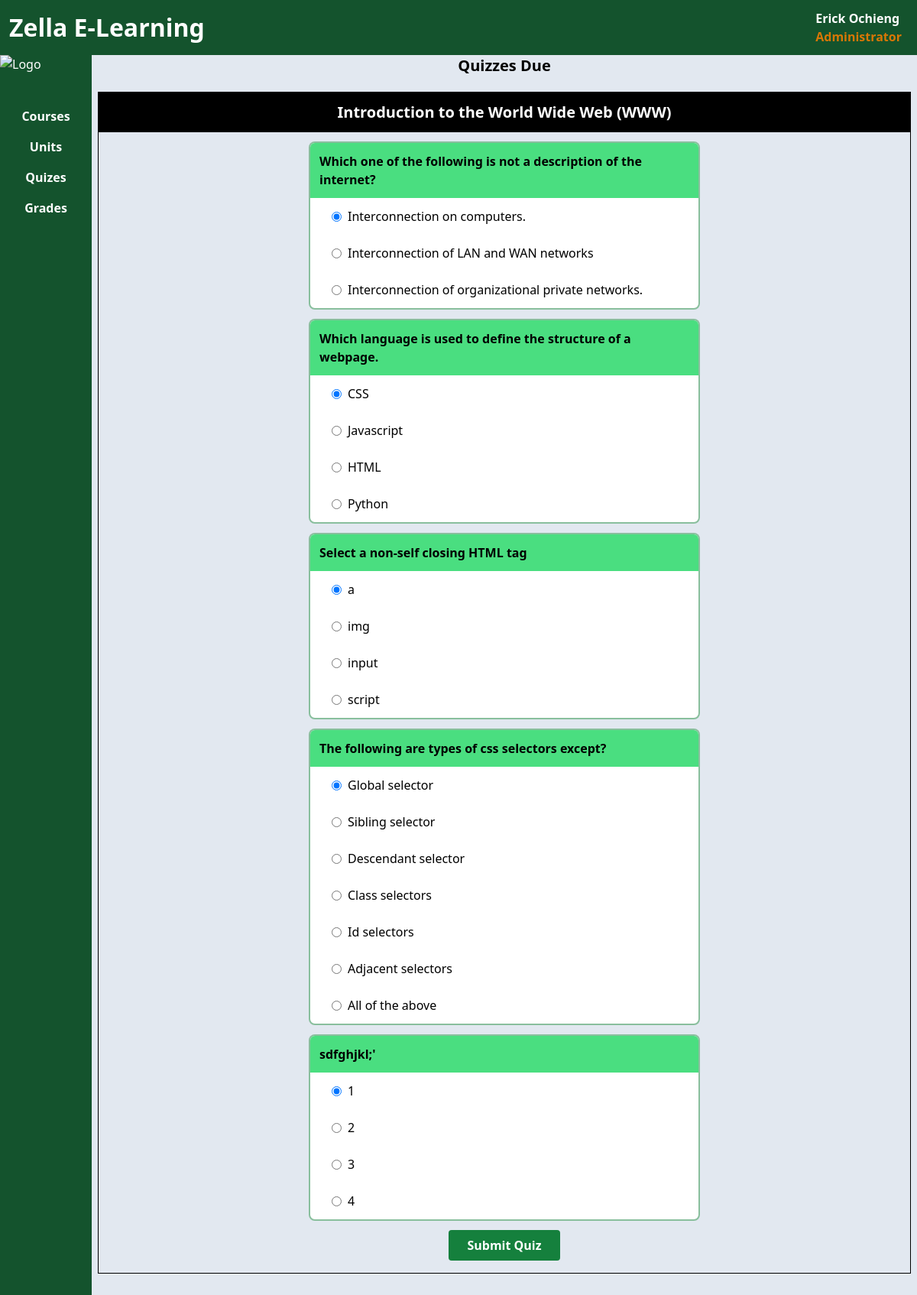
/zella/startquiz/1/ (signed in), run on the app's committed database.
### zella/models.py (models this page shows, shortened)
class ZellaUser(AbstractBaseUser, PermissionsMixin):
    username = models.CharField(max_length=10, unique=True)
    firstname = models.CharField(max_length=45)
    lastname = models.CharField(max_length=45)
    email = models.EmailField(max_length=75)
    course = models.ForeignKey(Course, on_delete=models.CASCADE, null=True)
    is_staff = models.BooleanField(default=False)
    is_active = models.BooleanField(default=True)
    date_joined = models.DateTimeField(default=timezone.now)
    USERNAME_FIELD = 'username'
    REQUIRED_FIELDS = ['firstname', 'lastname', 'email' ]
    objects = ZellaUserManager()
    def __str__(self):
        return self.firstname+" "+self.lastname

class Quiz(models.Model):
    title = models.CharField(max_length=75)
    created_at = models.DateField(auto_now_add=True)
    due_date = models.DateField('Due Date', blank=False)
    unit = models.ForeignKey(Unit, on_delete=models.CASCADE)

class Question(models.Model):
    question_text = models.CharField(max_length=200)
    pub_date = models.DateTimeField(auto_now_add=True)
    quiz = models.ForeignKey(Quiz, on_delete=models.CASCADE)
    def __str__(self):
        return self.question_text

class Choice(models.Model):
    question = models.ForeignKey(Question, on_delete=models.CASCADE)
    choice_text = models.CharField(max_length=200)
    correct = models.BooleanField(default=False)
    def __str__(self):
        return self.choice_text

### zella/views.py (the view)
# urls.py: path('startquiz/<int:quiz_id>/', views.startquiz, name='startquiz'),
def startquiz(request, quiz_id):
    if request.user.is_authenticated:
        quizs = Quiz.objects.all()
        quiz = Quiz.objects.get(id=quiz_id)
        questions = Question.objects.filter(quiz_id=quiz_id)
        submitted = True
        try:
            AssignmentSubmission.objects.get(quiz_id=quiz.id, student_id=request.user.pk)
        except AssignmentSubmission.DoesNotExist:
            submitted = False
        return render(request, 'zella/quizes.html', { 'quizes': getRegisteredUnits(request.user.pk), 'questions': questions, 'quiz': quiz, 'submitted': submitted })
    else:
        return HttpResponseRedirect('/zella/login')

### zella/views.py (called while the page is built)
def getRegisteredUnits(pk):
    registered_units = UnitRegistration.objects.filter(student_id=pk)
    units = [ reg.unit for reg in registered_units]
    quiz_sets = ([ unit.quiz_set.all() for unit in units ])
    spread_quizes = []
    for quiz_set in quiz_sets:
        spread_quizes = [*spread_quizes, *quiz_set]
    return spread_quizes

### zella/templates/zella/quizes.html (shortened to what this page needs)
{% extends "zella/base.html" %}
{% block content %}
<h2 class="text-xl font-bold text-center mb-5">Quizzes Due</h2>
<div class="flex">
    {% if questions %}
    <div class="flex flex-col flex-grow mx-2 items-center border border-black mb-4">
        <h2 class="font-bold p-3 text-white text-xl text-center bg-black w-full">{{quiz.title}}</h2>
        <form action="/zella/submit_assignment/{{user.pk}}/{{quiz.pk}}/" method="post" class="pb-4">
            {% for qtn in questions %}
                <div class="m-3 max-w-lg border-2 border-green-700/50 rounded-lg min-h-[100px] bg-white overflow-hidden">
                    <h3 class="p-3 bg-green-400 font-bold">{{qtn}}</h3>
                    {% for choice in qtn.choice_set.all %}
                        <div class="flex items-center p-3">
                            <input class="mr-2 ml-4" type="radio" name="question_{{qtn.pk}}" {% if forloop.counter == 1 %} checked {% endif %} value="{{choice.pk}}" id="choice{{choice.pk}}" />
                            <label for="choice{{choice.pk}}">{{choice}}</label>
                        </div>
                    {% endfor %}
                </div>
            {% endfor %}
            {% if not submitted %}
                <input class="block mx-auto bg-green-700 px-6 py-2 rounded font-bold text-white hover:ring-2 hover:ring-green-700 hover:bg-white hover:text-green-700" type="submit" value="Submit Quiz" />
            {% else %}
                <input class="block mx-auto bg-red-700 px-6 py-2 rounded font-bold text-white" type="submit" value="Already Submitted" disabled />
            {% endif %}
        </form>
    </div>
    {% endif %}
</div>
{% endblock %}

### zella/templates/zella/base.html (shortened to what this page needs)
<!doctype html>
<html lang="en" class="">
  <head>
    <script src="https://cdn.tailwindcss.com"></script>
  </head>
  <body class="text-white">
     <div class="flex bg-green-900 p-3">
        <h1 class="font-bold text-[2em] flex-grow">Zella E-Learning</h1>
        {% if user %}
        <div class="flex flex-col cursor-pointer">
            <div class="group relative ">
                <div>
                    <h3 class="font-bold px-2">{{user}}</h3>
                    {% if user.is_staff %}
                    <h3 class="font-bold px-2 text-amber-600">Administrator</h3>
                    {% else %}
                    <h3 class="font-bold px-2 text-amber-600">Student</h3>
                    {% endif %}
                </div>
            </div>
        </div>
        {% endif %}
     </div>
     <div class="flex ">
        <div class="flex flex-col gap-8 bg-green-900">
            <div class="flex max-w-[120px]">
                <img class="" src="https://png.pngitem.com/pimgs/s/7-70388_school-house-png-school-icon-transparent-background-png.png" alt="Logo" />
            </div>
            <div class="flex flex-col text-center p-1 font-bold min-w-[120px]">
                <a class="hover:bg-slate-900 py-2 hover:text-white" href="/zella/courses">Courses</a>
                <a class="hover:bg-slate-900 py-2 hover:text-white" href="/zella/units">Units</a>
                <a class="hover:bg-slate-900 py-2 hover:text-white" href="/zella/quizes">Quizes</a>
                <a class="hover:bg-slate-900 py-2 hover:text-white" href="/zella/grades/{{user.pk}}">Grades</a>
            </div>
        </div>
        <div class="flex-grow min-h-[100vh] text-black bg-slate-200">
            {% block content %}
            {% endblock content %}
        </div>
    </div>
  </body>
</html>

### zella/templates/zella/base.html (style rules this page uses)
input { outline: none; }

### data on the page
ZellaUser: firstname+lastname "Erick Ochieng"
Quiz: title "Introduction to the World Wide Web (WWW)"
Question: question_text "Which one of the following is not a description of the internet?"
Choice: choice_text "Interconnection on computers."
Choice: choice_text "Interconnection of LAN and WAN networks"
Choice: choice_text "Interconnection of organizational private networks."
Question: question_text "Which language is used to define the structure of a webpage."
Choice: choice_text "CSS"
Choice: choice_text "Javascript"
Choice: choice_text "HTML"
Choice: choice_text "Python"
Question: question_text "Select a non-self closing HTML tag"
Choice: choice_text "a"
Choice: choice_text "img"
Choice: choice_text "input"
Choice: choice_text "script"
Question: question_text "The following are types of css selectors except?"
Choice: choice_text "Global selector"
Choice: choice_text "Sibling selector"
Choice: choice_text "Descendant selector"
Choice: choice_text "Class selectors"
Choice: choice_text "Id selectors"
Choice: choice_text "Adjacent selectors"
Choice: choice_text "All of the above"
Question: question_text "sdfghjkl;'"
Choice: choice_text "1"
Choice: choice_text "2"
Choice: choice_text "3"
Choice: choice_text "4"
